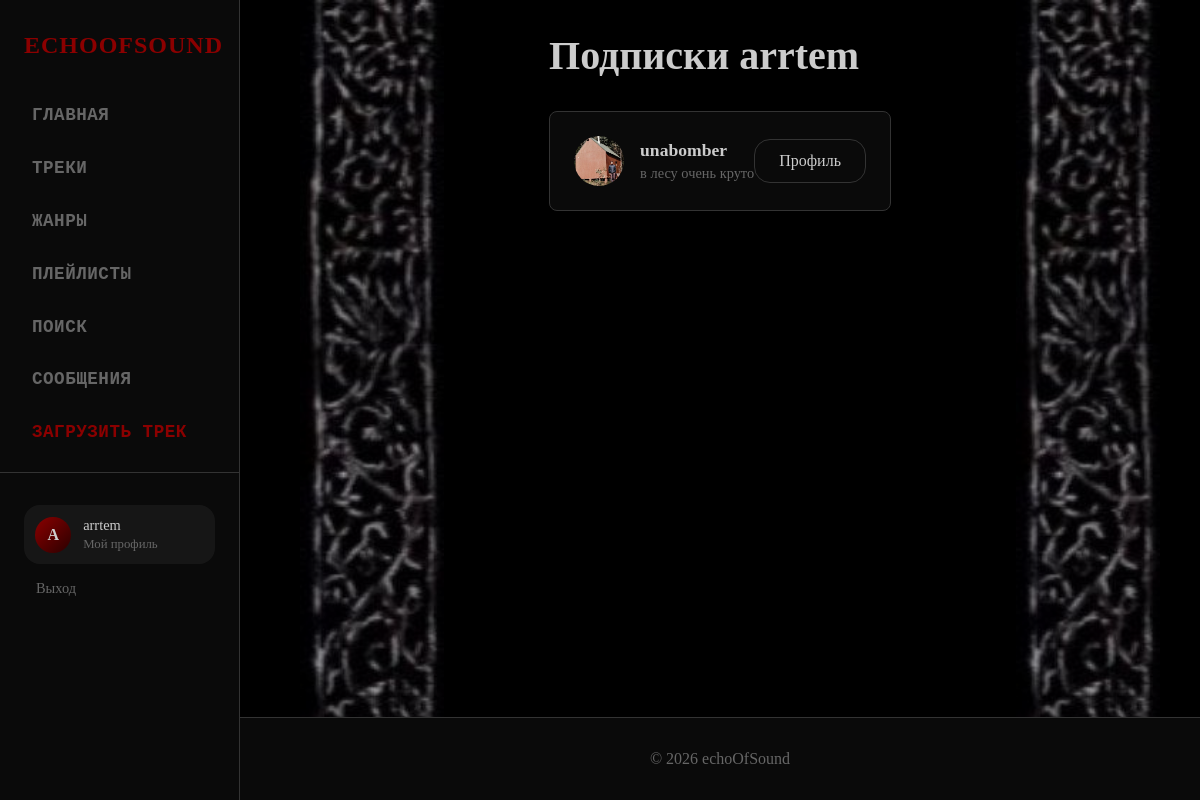
Screenshot of /profile/arrtem/following/ (signed in) with the database file from the repository.
### catalog/models.py (models this page shows, shortened)
class Follow(models.Model): #подписки пользователей
    follower = models.ForeignKey(
        User,
        on_delete=models.CASCADE,
        related_name='following',
        verbose_name="Подписчик"
    )
    following = models.ForeignKey(
        User,
        on_delete=models.CASCADE,
        related_name='followers',
        verbose_name="На кого подписан"
    )
    created_at = models.DateTimeField(
        auto_now_add=True,
        verbose_name="Дата подписки"
    )
    class Meta:
        verbose_name = "Подписка"
        verbose_name_plural = "Подписки"
        unique_together = ('follower', 'following')

class Profile(models.Model): #профиль ака аккаунт
    user = models.OneToOneField(
        User,
        on_delete=models.CASCADE,
        verbose_name="Пользователь"
    )
    bio = models.TextField(
        verbose_name="О себе",
        blank=True
    )
    avatar = models.ImageField(
        upload_to='avatars/',
        verbose_name="Аватарка",
        blank=True,
        null=True
    )
    location = models.CharField(
        max_length=100,
        verbose_name="Местоположение",
        blank=True
    )
    website = models.URLField(
        max_length=200,
        verbose_name="Сайт",
        blank=True
    )
    created_at = models.DateTimeField(
        auto_now_add=True,
        verbose_name="Дата создания"
    )
    cover = models.ImageField(
        upload_to='profile_covers/',
        blank=True,
        null=True,
        verbose_name="Шапка профиля"
    )
    updated_at = models.DateTimeField(
        auto_now=True,
        verbose_name="Дата обновления"
    )
    class Meta:
        verbose_name = "Профиль"
        verbose_name_plural = "Профили"

### catalog/views.py (the view)
# urls.py: path('profile/<str:username>/following/', views.following_list, name='following_list'),
@login_required
def following_list(request, username):
    user = get_object_or_404(User, username=username)
    following = Follow.objects.filter(follower=user).select_related('following')
    context = {
        'user': user,
        'following': following,
        'title': f'Подписки {username}',
    }
    return render(request, 'catalog/following_list.html', context)

### templates/catalog/following_list.html (shortened to what this page needs)
{% extends 'catalog/base.html' %}
{% block content %}
<div style="max-width: 800px; margin: 0 auto;">
    <h1 style="font-size: 2.5rem; margin-bottom: 2rem; color: var(--text-light);">Подписки {{ user.username }}</h1>
    {% if following %}
        <div style="display: grid; gap: 1rem;">
            {% for follow in following %}
            <div style="display: flex; align-items: center; justify-content: space-between; padding: 1.5rem; background: var(--bg-card); border: 1px solid var(--border-color); border-radius: 8px;">
                <div style="display: flex; align-items: center; gap: 1rem;">
                    {% if follow.following.profile.avatar %}
                        <img src="{{ follow.following.profile.avatar.url }}"
                             alt="{{ follow.following.username }}"
                             style="width: 50px; height: 50px; border-radius: 50%; object-fit: cover;">
                    {% else %}
                        <div style="width: 50px; height: 50px; border-radius: 50%; background: var(--primary-color); display: flex; align-items: center; justify-content: center; font-size: 1.5rem; color: white;">
                            {{ follow.following.username|first|upper }}
                        </div>
                    {% endif %}
                    <div>
                        <a href="{% url 'profile' follow.following.username %}" style="color: var(--text-light); text-decoration: none; font-size: 1.1rem; font-weight: 600;">
                            {{ follow.following.username }}
                        </a>
                        {% if follow.following.profile.bio %}
                            <p style="color: var(--text-muted); margin: 0.25rem 0 0 0; font-size: 0.9rem;">{{ follow.following.profile.bio|truncatewords:10 }}</p>
                        {% endif %}
                    </div>
                </div>
                <a href="{% url 'profile' follow.following.username %}" class="btn btn-outline">Профиль</a>
            </div>
            {% endfor %}
        </div>
    {% else %}
        <div style="text-align: center; padding: 4rem 2rem; background: var(--bg-card); border: 1px solid var(--border-color); border-radius: 8px;">
            <p style="color: var(--text-muted); font-size: 1.1rem;">Пока нет подписок</p>
        </div>
    {% endif %}
</div>
{% endblock %}

### templates/catalog/base.html (shortened to what this page needs)
<!DOCTYPE html>
<html lang="ru">
<head>
    {% load static %}
    <link rel="stylesheet" href="{% static 'css/style.css' %}?v=3">
</head>
<body>
<div class="sidebar">
    <div class="sidebar-brand">
        <h2>echoOfSound</h2>
    </div>
    <nav>
        <ul class="sidebar-nav">
            <li><a href="{% url 'home' %}" class="{% if request.resolver_match.url_name == 'home' %}active{% endif %}">Главная</a></li>
            <li><a href="{% url 'track_list' %}" class="{% if request.resolver_match.url_name == 'track_list' %}active{% endif %}">Треки</a></li>
            <li><a href="{% url 'genre_list' %}" class="{% if request.resolver_match.url_name == 'genre_list' %}active{% endif %}">Жанры</a></li>
            <li><a href="{% url 'playlist_list' %}" class="{% if request.resolver_match.url_name == 'playlist_list' %}active{% endif %}">Плейлисты</a></li>
            <li><a href="{% url 'search' %}" class="{% if request.resolver_match.url_name == 'search' %}active{% endif %}">Поиск</a></li>
            {% if user.is_authenticated %}
            <li><a href="{% url 'messages_list' %}" class="{% if request.resolver_match.url_name == 'messages_list' or request.resolver_match.url_name == 'conversation' %}active{% endif %}">Сообщения</a></li>
            <li><a href="{% url 'track_upload' %}" class="{% if request.resolver_match.url_name == 'track_upload' %}active{% endif %}" style="color: var(--primary-color);">Загрузить трек</a></li>
            {% endif %}
        </ul>
    </nav>
    <div class="sidebar-divider"></div>
    <div class="sidebar-user">
        {% if user.is_authenticated %}
            <div class="sidebar-user-info">
                <div class="user-avatar">{{ user.username|slice:":1"|upper }}</div>
                <div>
                    <div class="user-name">{{ user.username }}</div>
                    <a href="{% url 'my_profile' %}" style="font-size: 0.8rem; color: var(--text-muted); text-decoration: none;">Мой профиль</a>
                </div>
            </div>
            <a href="{% url 'logout' %}" style="display: block; padding: 0.5rem 0.75rem; color: var(--text-muted); text-decoration: none; font-size: 0.9rem;">Выход</a>
        {% else %}
            <a href="{% url 'login' %}" class="btn btn-primary" style="width: 100%; text-align: center; margin-bottom: 0.5rem;">Вход</a>
            <a href="{% url 'register' %}" class="btn btn-outline" style="width: 100%; text-align: center;">Регистрация</a>
        {% endif %}
    </div>
</div>
<div class="main-content">
    <div class="container">
        {% block content %}
        {% endblock %}
    </div>
    <footer>
        <p>&copy; 2026 echoOfSound</p>
    </footer>
</div>
    {% load static %}
</body>
</html>

### static/css/style.css (style rules this page uses)
:root { --primary-color: #8b0000; --primary-hover: #a00000; --secondary-color: #4a0000; --accent-color: #666666; --bg-dark: #000000; --bg-card: #0a0a0a; --bg-hover: #1a1a1a; --text-light: #cccccc; --text-muted: #666666; --border-color: #333333; }
* { margin: 0; padding: 0; box-sizing: border-box; }
body { font-family: 'Georgia', 'Times New Roman', serif; background-color: var(--bg-dark); color: var(--text-light); min-height: 100vh; display: flex; }
.sidebar { width: 240px; background-color: var(--bg-card); border-right: 1px solid var(--border-color); position: fixed; height: 100vh; overflow-y: auto; padding: 2rem 0; }
.sidebar-brand { padding: 0 1.5rem; margin-bottom: 2rem; }
.sidebar-brand h2 { font-size: 1.5rem; font-weight: 700; color: var(--primary-color); letter-spacing: 1px; text-transform: uppercase; font-family: 'Georgia', serif; }
.sidebar-nav { list-style: none; }
.sidebar-nav li { margin-bottom: 0.5rem; }
.sidebar-nav a { display: block; padding: 0.75rem 1.5rem; color: var(--text-muted); text-decoration: none; transition: all 0.2s; border-left: 3px solid transparent; }
.sidebar-divider { height: 1px; background-color: var(--border-color); margin: 1rem 0; }
.sidebar-user { padding: 0 1.5rem; margin-top: 2rem; }
.sidebar-user-info { display: flex; align-items: center; gap: 0.75rem; padding: 0.75rem; background-color: var(--bg-hover); border-radius: 16px; margin-bottom: 0.5rem; }
.user-avatar { width: 36px; height: 36px; border-radius: 50%; background: linear-gradient(135deg, var(--primary-color), var(--secondary-color)); display: flex; align-items: center; justify-content: center; font-weight: 600; font-size: 0.9rem; }
.user-name { font-size: 0.9rem; font-weight: 500; }
.main-content { margin-left: 240px; flex: 1; min-height: 100vh; display: flex; flex-direction: column; }
.container { max-width: 1400px; margin: 0 auto; padding: 2rem; flex: 1; }
.btn { padding: 0.75rem 1.5rem; border-radius: 16px; font-weight: 500; text-decoration: none; display: inline-block; transition: all 0.2s; border: none; cursor: pointer; font-size: 1rem; }
.btn-outline { background-color: transparent; color: var(--text-light); border: 1px solid var(--border-color); }
footer { position: relative; background-color: var(--bg-card); z-index: 10001; border-top: 1px solid var(--border-color); padding: 2rem; text-align: center; color: var(--text-muted); margin-top: auto; transform: translateZ(0); }
.sidebar-nav { padding: 0 0.5rem; }
.sidebar-nav li { margin-bottom: 0.25rem; }
.sidebar-nav a { display: flex; align-items: center; padding: 0.6rem 1.2rem; border-radius: 12px; font-weight: 500; transition: all 0.2s; border-left: none; }
.sidebar-user-info { background: rgba(255,255,255,0.05); border-radius: 16px; padding: 0.7rem; transition: 0.2s; }
.user-avatar { background: linear-gradient(135deg, var(--primary-color), #2a0000); font-size: 1rem; }
.sidebar-nav a { font-family: 'Courier New', 'VT323', monospace; font-size: 1.1rem; letter-spacing: 0.5px; padding: 0.9rem 1.5rem; font-weight: 600; text-transform: uppercase; border-radius: 0; }

### rows the page displays
Follow: following.profile.avatar (picture), following.username "unabomber", following.profile.bio "в лесу очень круто"

### other values shown
{{ user.username|slice:":1"|upper }} "A"
{{ user.username }} "arrtem"
